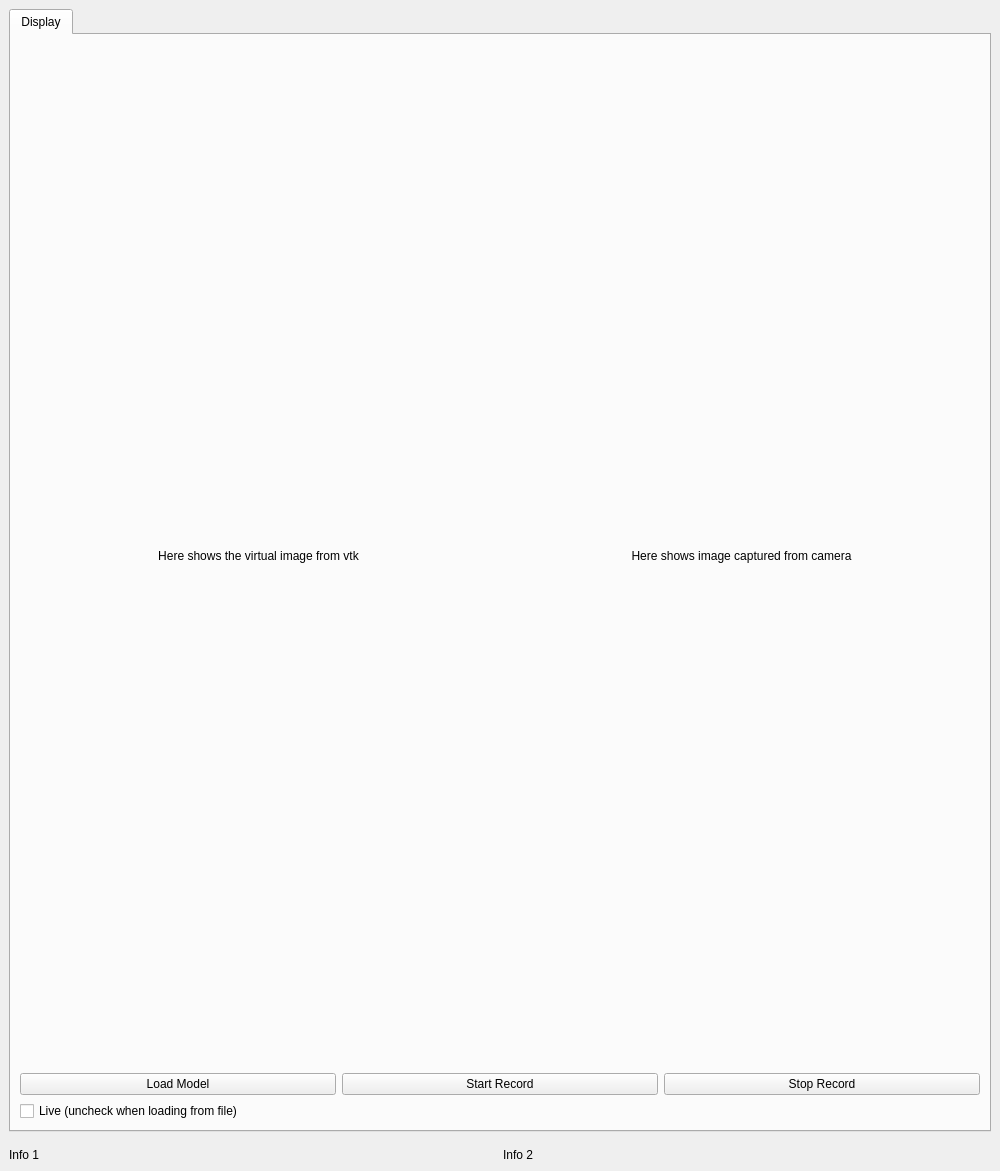
<?xml version="1.0" encoding="UTF-8"?>
<ui version="4.0">
 <class>GraphicalUserInterface</class>
 <widget class="QMainWindow" name="GraphicalUserInterface">
  <property name="geometry">
   <rect>
    <x>0</x>
    <y>0</y>
    <width>1000</width>
    <height>1171</height>
   </rect>
  </property>
  <property name="windowTitle">
   <string>RenderWindowUIMultipleInheritance</string>
  </property>
  <widget class="QWidget" name="centralwidget">
   <layout class="QVBoxLayout" name="verticalLayout">
    <item>
     <widget class="QTabWidget" name="tabWidget">
      <property name="currentIndex">
       <number>0</number>
      </property>
      <widget class="QWidget" name="tab">
       <attribute name="title">
        <string>Display</string>
       </attribute>
       <layout class="QVBoxLayout" name="verticalLayout_3">
        <item>
         <layout class="QHBoxLayout" name="horizontalLayout_2">
          <item>
           <widget class="QLabel" name="virtual_label">
            <property name="text">
             <string>Here shows the virtual image from vtk</string>
            </property>
            <property name="alignment">
             <set>Qt::AlignCenter</set>
            </property>
           </widget>
          </item>
          <item>
           <widget class="QLabel" name="camera_label">
            <property name="text">
             <string>Here shows image captured from camera</string>
            </property>
            <property name="alignment">
             <set>Qt::AlignCenter</set>
            </property>
           </widget>
          </item>
         </layout>
        </item>
        <item>
         <layout class="QGridLayout" name="gridLayout">
          <item row="2" column="0">
           <widget class="QCheckBox" name="live_checkBox">
            <property name="text">
             <string>Live (uncheck when loading from file)</string>
            </property>
            <property name="checked">
             <bool>false</bool>
            </property>
           </widget>
          </item>
          <item row="1" column="2">
           <widget class="QPushButton" name="startRecButton">
            <property name="text">
             <string>Start Record</string>
            </property>
           </widget>
          </item>
          <item row="1" column="0">
           <widget class="QPushButton" name="loadButton">
            <property name="text">
             <string>Load Model</string>
            </property>
           </widget>
          </item>
          <item row="1" column="3">
           <widget class="QPushButton" name="stopRecButton">
            <property name="text">
             <string>Stop Record</string>
            </property>
           </widget>
          </item>
         </layout>
        </item>
       </layout>
      </widget>
     </widget>
    </item>
    <item>
     <spacer name="verticalSpacer">
      <property name="orientation">
       <enum>Qt::Vertical</enum>
      </property>
      <property name="sizeType">
       <enum>QSizePolicy::Minimum</enum>
      </property>
      <property name="sizeHint" stdset="0">
       <size>
        <width>20</width>
        <height>10</height>
       </size>
      </property>
     </spacer>
    </item>
    <item>
     <layout class="QHBoxLayout" name="horizontalLayout">
      <item>
       <widget class="QLabel" name="info_label1">
        <property name="text">
         <string>Info 1</string>
        </property>
       </widget>
      </item>
      <item>
       <widget class="QLabel" name="info_label2">
        <property name="text">
         <string>Info 2</string>
        </property>
       </widget>
      </item>
     </layout>
    </item>
   </layout>
  </widget>
  <action name="actionOpenFile">
   <property name="enabled">
    <bool>true</bool>
   </property>
   <property name="text">
    <string>Open File...</string>
   </property>
  </action>
  <action name="actionExit">
   <property name="text">
    <string>Exit</string>
   </property>
  </action>
  <action name="actionPrint">
   <property name="text">
    <string>Print</string>
   </property>
  </action>
  <action name="actionHelp">
   <property name="text">
    <string>Help</string>
   </property>
  </action>
  <action name="actionSave">
   <property name="text">
    <string>Save</string>
   </property>
  </action>
 </widget>
 <resources/>
 <connections/>
</ui>
